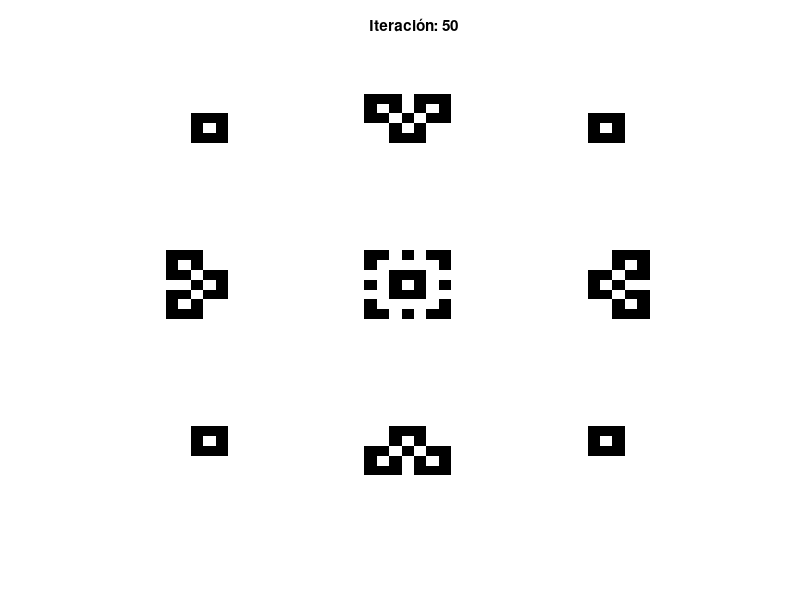

This figure's MATLAB source:
function automata_celular_2D_juego_de_la_vida()
    % Dimensiones de la malla
    nfs = 50;
    ncs = 50;
    malla = zeros(nfs,ncs);
    % Insertar solo la célula central activa (semilla de Sierpinski)
    malla(25, 25) = 1;
    % numero de generaciones
    ngen = 50;
    for ng=1:ngen
        % Muestra la malla
        imagesc(malla);
        colormap([1 1 1; 0 0 0]); % Blanco para 0, Negro para 1
        axis off;
        title(['Iteración: ', num2str(ng)]);
        pause(0.1);
        % Calcular la siguiente generación
        sgte_malla = zeros(nfs, ncs);
        for i = 1:nfs
            for j = 1:ncs
                % Contar vecinos vivos
                vecinos = get_vecinos(malla, i, j);
                num_vecinos = sum(vecinos(:));
                % célula se activa si vecinos es IMPAR
                if mod(num_vecinos, 2) == 1  % Si número de vecinos es impar
                    sgte_malla(i, j) = 1;    % Se activa
                else                         % Si número de vecinos es par
                    sgte_malla(i, j) = 0;    % Se desactiva
                end
            end
        end
        malla = sgte_malla;
    end
end

% Función CORREGIDA para obtener los vecinos de una célula
function vecinos = get_vecinos(malla, f, c)
    nfs = size(malla, 1);
    ncs = size(malla, 2);

    % Calcular índices de los 8 vecinos con bordes toroidales
    % Los 8 vecinos son las posiciones alrededor de (f,c):
    % (f-1,c-1) (f-1,c) (f-1,c+1)
    % (f,c-1)   (f,c)   (f,c+1)     <- (f,c) es el centro, no se incluye
    % (f+1,c-1) (f+1,c) (f+1,c+1)

    vecinos = [
        malla(mod(f-2, nfs)+1, mod(c-2, ncs)+1),  % (f-1, c-1) - arriba izquierda
        malla(mod(f-2, nfs)+1, mod(c-1, ncs)+1),  % (f-1, c)   - arriba centro
        malla(mod(f-2, nfs)+1, mod(c, ncs)+1),    % (f-1, c+1) - arriba derecha
        malla(mod(f-1, nfs)+1, mod(c-2, ncs)+1),  % (f, c-1)   - centro izquierda
        malla(mod(f-1, nfs)+1, mod(c, ncs)+1),    % (f, c+1)   - centro derecha
        malla(mod(f, nfs)+1, mod(c-2, ncs)+1),    % (f+1, c-1) - abajo izquierda
        malla(mod(f, nfs)+1, mod(c-1, ncs)+1),    % (f+1, c)   - abajo centro
        malla(mod(f, nfs)+1, mod(c, ncs)+1)       % (f+1, c+1) - abajo derecha
    ];
end


